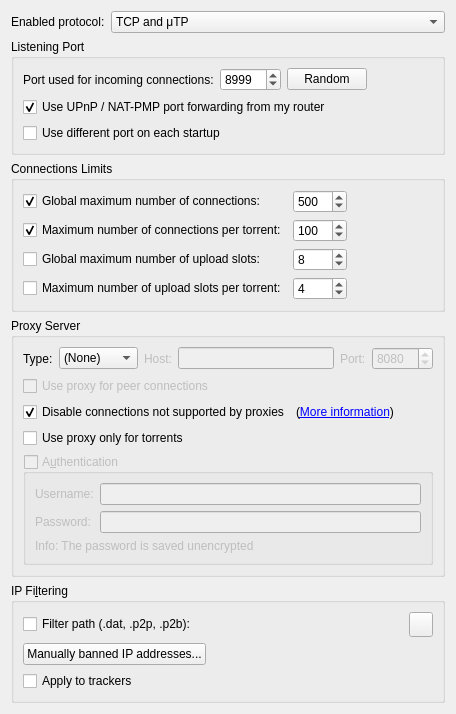
          <widget class="QWidget" name="scrollAreaWidgetContents_3">
           <property name="geometry">
            <rect>
             <x>0</x>
             <y>0</y>
             <width>456</width>
             <height>641</height>
            </rect>
           </property>
           <layout class="QVBoxLayout" name="verticalLayout_20">
            <item>
             <layout class="QHBoxLayout" name="horizontalLayout_12">
              <item>
               <widget class="QLabel" name="label_24">
                <property name="sizePolicy">
                 <sizepolicy hsizetype="Fixed" vsizetype="Preferred">
                  <horstretch>0</horstretch>
                  <verstretch>0</verstretch>
                 </sizepolicy>
                </property>
                <property name="text">
                 <string>Enabled protocol:</string>
                </property>
               </widget>
              </item>
              <item>
               <widget class="QComboBox" name="comboProtocol">
                <item>
                 <property name="text">
                  <string>TCP and μTP</string>
                 </property>
                </item>
                <item>
                 <property name="text">
                  <string notr="true">TCP</string>
                 </property>
                </item>
                <item>
                 <property name="text">
                  <string notr="true">μTP</string>
                 </property>
                </item>
               </widget>
              </item>
             </layout>
            </item>
            <item>
             <widget class="QGroupBox" name="ListeningPortBox">
              <property name="title">
               <string>Listening Port</string>
              </property>
              <layout class="QVBoxLayout" name="listeningPortLayout">
               <item>
                <layout class="QHBoxLayout" name="listeningPortLayout2">
                 <item>
                  <widget class="QLabel" name="lbl_ports">
                   <property name="text">
                    <string>Port used for incoming connections:</string>
                   </property>
                  </widget>
                 </item>
                 <item>
                  <widget class="QSpinBox" name="spinPort">
                   <property name="minimum">
                    <number>1</number>
                   </property>
                   <property name="maximum">
                    <number>65535</number>
                   </property>
                   <property name="value">
                    <number>8999</number>
                   </property>
                  </widget>
                 </item>
                 <item>
                  <widget class="QPushButton" name="randomButton">
                   <property name="text">
                    <string>Random</string>
                   </property>
                  </widget>
                 </item>
                 <item>
                  <spacer name="horizontalSpacer_4">
                   <property name="orientation">
                    <enum>Qt::Horizontal</enum>
                   </property>
                   <property name="sizeHint" stdset="0">
                    <size>
                     <width>40</width>
                     <height>20</height>
                    </size>
                   </property>
                  </spacer>
                 </item>
                </layout>
               </item>
               <item>
                <widget class="QCheckBox" name="checkUPnP">
                 <property name="text">
                  <string>Use UPnP / NAT-PMP port forwarding from my router</string>
                 </property>
                 <property name="checked">
                  <bool>true</bool>
                 </property>
                </widget>
               </item>
               <item>
                <widget class="QCheckBox" name="checkRandomPort">
                 <property name="text">
                  <string>Use different port on each startup</string>
                 </property>
                </widget>
               </item>
              </layout>
             </widget>
            </item>
            <item>
             <widget class="QGroupBox" name="nbConnecBox">
              <property name="title">
               <string>Connections Limits</string>
              </property>
              <layout class="QGridLayout" name="gridLayout">
               <item row="3" column="1">
                <widget class="QSpinBox" name="spinMaxUploadsPerTorrent">
                 <property name="maximum">
                  <number>500</number>
                 </property>
                 <property name="value">
                  <number>4</number>
                 </property>
                </widget>
               </item>
               <item row="1" column="0">
                <widget class="QCheckBox" name="checkMaxConnecsPerTorrent">
                 <property name="text">
                  <string>Maximum number of connections per torrent:</string>
                 </property>
                 <property name="checked">
                  <bool>true</bool>
                 </property>
                </widget>
               </item>
               <item row="0" column="0">
                <widget class="QCheckBox" name="checkMaxConnecs">
                 <property name="text">
                  <string>Global maximum number of connections:</string>
                 </property>
                 <property name="checked">
                  <bool>true</bool>
                 </property>
                </widget>
               </item>
               <item row="0" column="1">
                <widget class="QSpinBox" name="spinMaxConnec">
                 <property name="enabled">
                  <bool>true</bool>
                 </property>
                 <property name="minimum">
                  <number>2</number>
                 </property>
                 <property name="maximum">
                  <number>2000</number>
                 </property>
                 <property name="value">
                  <number>500</number>
                 </property>
                </widget>
               </item>
               <item row="1" column="1">
                <widget class="QSpinBox" name="spinMaxConnecPerTorrent">
                 <property name="minimum">
                  <number>2</number>
                 </property>
                 <property name="maximum">
                  <number>2000</number>
                 </property>
                 <property name="value">
                  <number>100</number>
                 </property>
                </widget>
               </item>
               <item row="3" column="0">
                <widget class="QCheckBox" name="checkMaxUploadsPerTorrent">
                 <property name="text">
                  <string>Maximum number of upload slots per torrent:</string>
                 </property>
                 <property name="checked">
                  <bool>false</bool>
                 </property>
                </widget>
               </item>
               <item row="2" column="0">
                <widget class="QCheckBox" name="checkMaxUploads">
                 <property name="text">
                  <string>Global maximum number of upload slots:</string>
                 </property>
                 <property name="checked">
                  <bool>false</bool>
                 </property>
                </widget>
               </item>
               <item row="2" column="1">
                <widget class="QSpinBox" name="spinMaxUploads">
                 <property name="maximum">
                  <number>2000</number>
                 </property>
                 <property name="value">
                  <number>8</number>
                 </property>
                </widget>
               </item>
               <item row="0" column="2">
                <spacer name="horizontalSpacer_3">
                 <property name="orientation">
                  <enum>Qt::Horizontal</enum>
                 </property>
                 <property name="sizeHint" stdset="0">
                  <size>
                   <width>40</width>
                   <height>20</height>
                  </size>
                 </property>
                </spacer>
               </item>
              </layout>
             </widget>
            </item>
            <item>
             <widget class="QGroupBox" name="groupProxy">
              <property name="enabled">
               <bool>true</bool>
              </property>
              <property name="title">
               <string>Proxy Server</string>
              </property>
              <layout class="QVBoxLayout" name="verticalLayout_29">
               <item>
                <layout class="QHBoxLayout" name="proxyTypeLayout">
                 <item>
                  <widget class="QLabel" name="ProxyType_lbl">
                   <property name="text">
                    <string>Type:</string>
                   </property>
                  </widget>
                 </item>
                 <item>
                  <widget class="QComboBox" name="comboProxyType">
                   <item>
                    <property name="text">
                     <string>(None)</string>
                    </property>
                   </item>
                   <item>
                    <property name="text">
                     <string>SOCKS4</string>
                    </property>
                   </item>
                   <item>
                    <property name="text">
                     <string>SOCKS5</string>
                    </property>
                   </item>
                   <item>
                    <property name="text">
                     <string>HTTP</string>
                    </property>
                   </item>
                  </widget>
                 </item>
                 <item>
                  <widget class="QLabel" name="lblProxyIP">
                   <property name="enabled">
                    <bool>false</bool>
                   </property>
                   <property name="text">
                    <string>Host:</string>
                   </property>
                  </widget>
                 </item>
                 <item>
                  <widget class="QLineEdit" name="textProxyIP">
                   <property name="enabled">
                    <bool>false</bool>
                   </property>
                   <property name="text">
                    <string/>
                   </property>
                  </widget>
                 </item>
                 <item>
                  <widget class="QLabel" name="lblProxyPort">
                   <property name="enabled">
                    <bool>false</bool>
                   </property>
                   <property name="text">
                    <string>Port:</string>
                   </property>
                  </widget>
                 </item>
                 <item>
                  <widget class="QSpinBox" name="spinProxyPort">
                   <property name="enabled">
                    <bool>false</bool>
                   </property>
                   <property name="minimum">
                    <number>1</number>
                   </property>
                   <property name="maximum">
                    <number>65535</number>
                   </property>
                   <property name="value">
                    <number>8080</number>
                   </property>
                  </widget>
                 </item>
                </layout>
               </item>
               <item>
                <widget class="QCheckBox" name="checkProxyPeerConnecs">
                 <property name="enabled">
                  <bool>false</bool>
                 </property>
                 <property name="toolTip">
                  <string>Otherwise, the proxy server is only used for tracker connections</string>
                 </property>
                 <property name="text">
                  <string>Use proxy for peer connections</string>
                 </property>
                </widget>
               </item>
               <item>
                <layout class="QHBoxLayout" name="forceProxyHorizontalLayout">
                 <item>
                  <widget class="QCheckBox" name="checkForceProxy">
                   <property name="text">
                    <string>Disable connections not supported by proxies</string>
                   </property>
                   <property name="checked">
                    <bool>true</bool>
                   </property>
                  </widget>
                 </item>
                 <item>
                  <widget class="QLabel" name="labelForceProxy">
                   <property name="text">
                    <string>(&lt;a href=&quot;https://github.com/qbittorrent/qBittorrent/wiki/Disable-connections-not-supported-by-proxies&quot;&gt;More information&lt;/a&gt;)</string>
                   </property>
                   <property name="openExternalLinks">
                    <bool>true</bool>
                   </property>
                  </widget>
                 </item>
                 <item>
                  <spacer name="horizontalSpacer_22">
                   <property name="orientation">
                    <enum>Qt::Horizontal</enum>
                   </property>
                   <property name="sizeHint" stdset="0">
                    <size>
                     <width>40</width>
                     <height>20</height>
                    </size>
                   </property>
                  </spacer>
                 </item>
                </layout>
               </item>
               <item>
                <widget class="QCheckBox" name="isProxyOnlyForTorrents">
                 <property name="toolTip">
                  <string>RSS feeds, search engine, software updates or anything else other than torrent transfers and related operations (such as peer exchanges) will use a direct connection</string>
                 </property>
                 <property name="text">
                  <string>Use proxy only for torrents</string>
                 </property>
                 <property name="checked">
                  <bool>false</bool>
                 </property>
                </widget>
               </item>
               <item>
                <widget class="QGroupBox" name="checkProxyAuth">
                 <property name="enabled">
                  <bool>false</bool>
                 </property>
                 <property name="title">
                  <string>A&amp;uthentication</string>
                 </property>
                 <property name="checkable">
                  <bool>true</bool>
                 </property>
                 <property name="checked">
                  <bool>false</bool>
                 </property>
                 <layout class="QVBoxLayout" name="verticalLayout_24">
                  <item>
                   <layout class="QGridLayout" name="gridLayout_12">
                    <item row="0" column="0">
                     <widget class="QLabel" name="lblProxyUsername">
                      <property name="text">
                       <string>Username:</string>
                      </property>
                     </widget>
                    </item>
                    <item row="0" column="1">
                     <widget class="QLineEdit" name="textProxyUsername"/>
                    </item>
                    <item row="1" column="0">
                     <widget class="QLabel" name="lblProxyPassword">
                      <property name="text">
                       <string>Password:</string>
                      </property>
                     </widget>
                    </item>
                    <item row="1" column="1">
                     <widget class="QLineEdit" name="textProxyPassword">
                      <property name="echoMode">
                       <enum>QLineEdit::Password</enum>
                      </property>
                     </widget>
                    </item>
                   </layout>
                  </item>
                  <item>
                   <widget class="QLabel" name="label_23">
                    <property name="text">
                     <string>Info: The password is saved unencrypted</string>
                    </property>
                   </widget>
                  </item>
                 </layout>
                </widget>
               </item>
              </layout>
             </widget>
            </item>
            <item>
             <widget class="QGroupBox" name="groupIPFilter">
              <property name="title">
               <string>IP Fi&amp;ltering</string>
              </property>
              <layout class="QVBoxLayout" name="verticalLayout_17">
               <item>
                <layout class="QHBoxLayout" name="horizontalLayout_11">
                 <item>
                  <widget class="QCheckBox" name="checkIPFilter">
                   <property name="text">
                    <string>Filter path (.dat, .p2p, .p2b):</string>
                   </property>
                  </widget>
                 </item>
                 <item>
                  <widget class="FileSystemPathLineEdit" name="textFilterPath" native="true"/>
                 </item>
                 <item>
                  <widget class="QToolButton" name="IpFilterRefreshBtn">
                   <property name="minimumSize">
                    <size>
                     <width>0</width>
                     <height>25</height>
                    </size>
                   </property>
                   <property name="toolTip">
                    <string>Reload the filter</string>
                   </property>
                  </widget>
                 </item>
                </layout>
               </item>
               <item>
                <widget class="QPushButton" name="banListButton">
                 <property name="sizePolicy">
                  <sizepolicy hsizetype="Fixed" vsizetype="Fixed">
                   <horstretch>0</horstretch>
                   <verstretch>0</verstretch>
                  </sizepolicy>
                 </property>
                 <property name="text">
                  <string>Manually banned IP addresses...</string>
                 </property>
                </widget>
               </item>
               <item>
                <widget class="QCheckBox" name="checkIpFilterTrackers">
                 <property name="text">
                  <string>Apply to trackers</string>
                 </property>
                </widget>
               </item>
              </layout>
             </widget>
            </item>
            <item>
             <spacer name="verticalSpacer_3">
              <property name="orientation">
               <enum>Qt::Vertical</enum>
              </property>
              <property name="sizeHint" stdset="0">
               <size>
                <width>20</width>
                <height>40</height>
               </size>
              </property>
             </spacer>
            </item>
           </layout>
          </widget>
